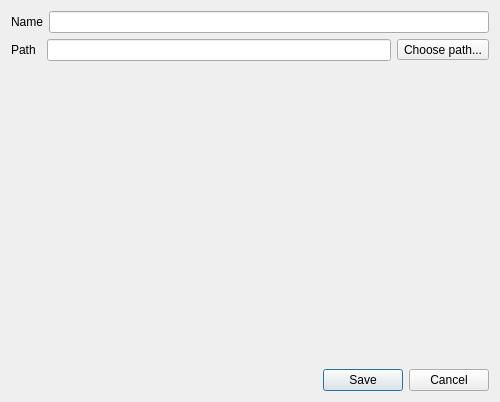
<?xml version="1.0" encoding="UTF-8"?>
<ui version="4.0">
 <class>ProjectConfigDialog</class>
 <widget class="QDialog" name="ProjectConfigDialog">
  <property name="geometry">
   <rect>
    <x>0</x>
    <y>0</y>
    <width>500</width>
    <height>402</height>
   </rect>
  </property>
  <property name="sizePolicy">
   <sizepolicy hsizetype="Expanding" vsizetype="Expanding">
    <horstretch>0</horstretch>
    <verstretch>0</verstretch>
   </sizepolicy>
  </property>
  <property name="windowTitle">
   <string>Project Config</string>
  </property>
  <property name="windowIcon">
   <iconset>
    <normaloff>.</normaloff>.</iconset>
  </property>
  <layout class="QVBoxLayout" name="verticalLayout">
   <item>
    <layout class="QHBoxLayout" name="horizontalLayout">
     <item>
      <widget class="QLabel" name="label">
       <property name="minimumSize">
        <size>
         <width>30</width>
         <height>0</height>
        </size>
       </property>
       <property name="text">
        <string>Name</string>
       </property>
      </widget>
     </item>
     <item>
      <widget class="QLineEdit" name="lineEditName"/>
     </item>
    </layout>
   </item>
   <item>
    <layout class="QHBoxLayout" name="horizontalLayout_2">
     <item>
      <widget class="QLabel" name="label_2">
       <property name="minimumSize">
        <size>
         <width>30</width>
         <height>0</height>
        </size>
       </property>
       <property name="text">
        <string>Path</string>
       </property>
      </widget>
     </item>
     <item>
      <widget class="QLineEdit" name="lineEditFile"/>
     </item>
     <item>
      <widget class="QToolButton" name="buttonChoosePath">
       <property name="text">
        <string>Choose path...</string>
       </property>
      </widget>
     </item>
    </layout>
   </item>
   <item>
    <spacer name="verticalSpacer">
     <property name="orientation">
      <enum>Qt::Vertical</enum>
     </property>
     <property name="sizeHint" stdset="0">
      <size>
       <width>20</width>
       <height>192</height>
      </size>
     </property>
    </spacer>
   </item>
   <item>
    <layout class="QHBoxLayout" name="horizontalLayout_3">
     <item>
      <spacer name="horizontalSpacer">
       <property name="orientation">
        <enum>Qt::Horizontal</enum>
       </property>
       <property name="sizeHint" stdset="0">
        <size>
         <width>40</width>
         <height>20</height>
        </size>
       </property>
      </spacer>
     </item>
     <item>
      <widget class="QPushButton" name="buttonOk">
       <property name="text">
        <string>Save</string>
       </property>
      </widget>
     </item>
     <item>
      <widget class="QPushButton" name="buttonCancel">
       <property name="text">
        <string>Cancel</string>
       </property>
      </widget>
     </item>
    </layout>
   </item>
  </layout>
 </widget>
 <resources/>
 <connections/>
</ui>
